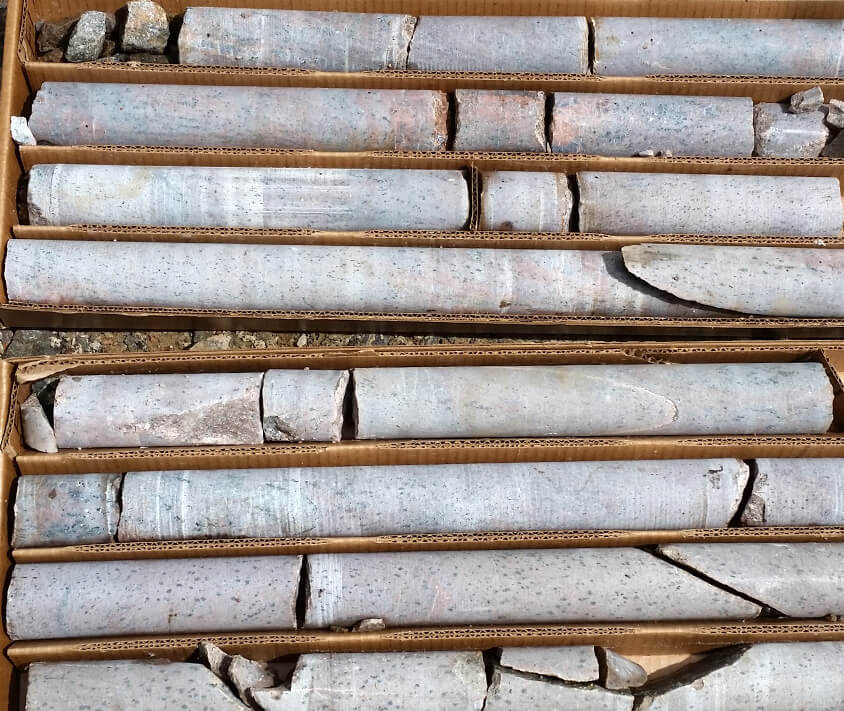
#> input picture Image_de_test/carrote2.jpg, 844 x 711 px, found by its file name
$ python couleur_approx.py
#> lines starting #> are read from the running program, lines starting #| are printed output that depends on the picture; after the words box and inside, x2 and y2 are one past the last pixel; in counts of white or black regions, pixels touching at a corner belong together
from unittest import result
import cv2 as cv
import numpy as np
from collections import Counter
from sklearn.cluster import KMeans
import matplotlib.pyplot as plt

def rgb_to_hex(rgb_color):
    hex_color = "#"
    for i in rgb_color:
        i = int(i)
        hex_color += ("{:02x}".format(i))
    print(hex_color)
    return hex_color

def prep_image(raw_img):
    modified_img = cv.resize(raw_img, (900, 600), interpolation = cv.INTER_AREA)
    modified_img = modified_img.reshape(modified_img.shape[0]*modified_img.shape[1], 3)
    return modified_img

def color_analysis(img):
    clf = KMeans(n_clusters = 5)
    color_labels = clf.fit_predict(img)
    center_colors = clf.cluster_centers_
    counts = Counter(color_labels)
    ordered_colors = [center_colors[i] for i in counts.keys()]
    hex_colors = [rgb_to_hex(ordered_colors[i]) for i in counts.keys()]
    plt.figure(figsize = (12, 8))
    plt.pie(counts.values(), colors = hex_colors)
    plt.savefig("color_analysis_report.png")
    print(hex_colors)


img = cv.imread('Image_de_test/carrote2.jpg');
#> img is the input picture: shape (711, 844, 3); mean B, G, R 143.8, 149.5, 160.1
im_rgb = cv.cvtColor(img, cv.COLOR_BGR2RGB)

img_cp = img.copy()
img_cp = cv.resize(img, (540,300))
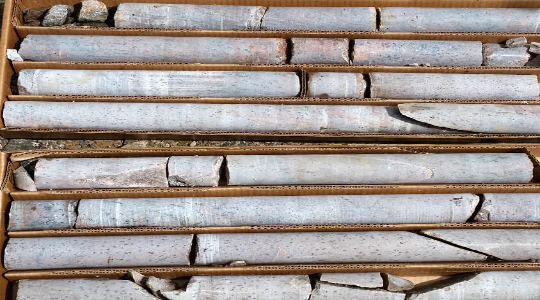
#> img_cp: shape (300, 540, 3); mean B, G, R 143.7, 149.4, 160
img = cv.resize(img, (540,300))

h,w,_ = img.shape
#> h = 300; w = 540
img_hsv = cv.cvtColor(img, cv.COLOR_BGR2HSV)
#> img_hsv: shape (300, 540, 3); mean H, S, V 67.9, 55.5, 164.4

# define rgb
lower = np.array([0,45,0])
upper = np.array([255,255,255])

mask = cv.inRange(img_hsv,lower,upper)
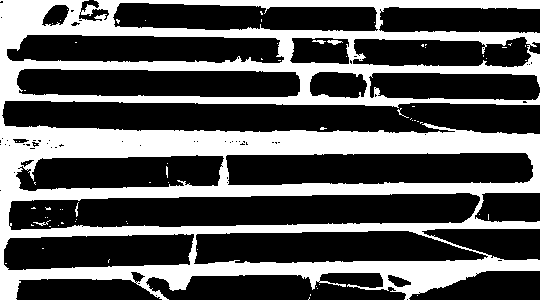
#> mask: shape (300, 540); 34.6% white; 71 white regions (64 under 20 px), largest, box (x1, y1, x2, y2) and area: (0, 0, 540, 300) 55728, (327, 40, 343, 45) 47, (312, 40, 326, 44) 32

#Inverser les couleurs avec un thresold
ret,th = cv.threshold(mask,0,255,cv.THRESH_BINARY_INV)

result = cv.bitwise_and(img,img, mask=th)
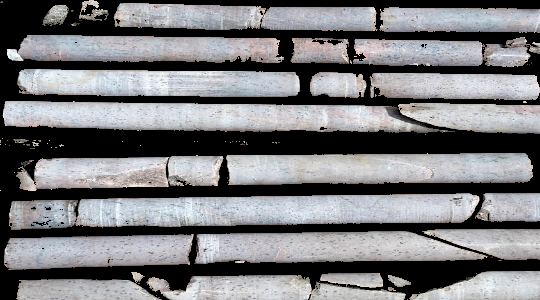
#> result: shape (300, 540, 3); mean B, G, R 123.7, 121.1, 121.1
image_rgb =  cv.cvtColor(result, cv.COLOR_BGR2RGB)
cv.cvtColor(result, cv.COLOR_BGR2RGB)


cv.imshow('result',result) #2,71,75
cv.imshow('rgb',image_rgb) #2,71,75

modified_image = prep_image(image_rgb)
#> in prep_image, `modified_img = cv.resize(raw_img, (900, 600), interpolation = cv.INTER..`:
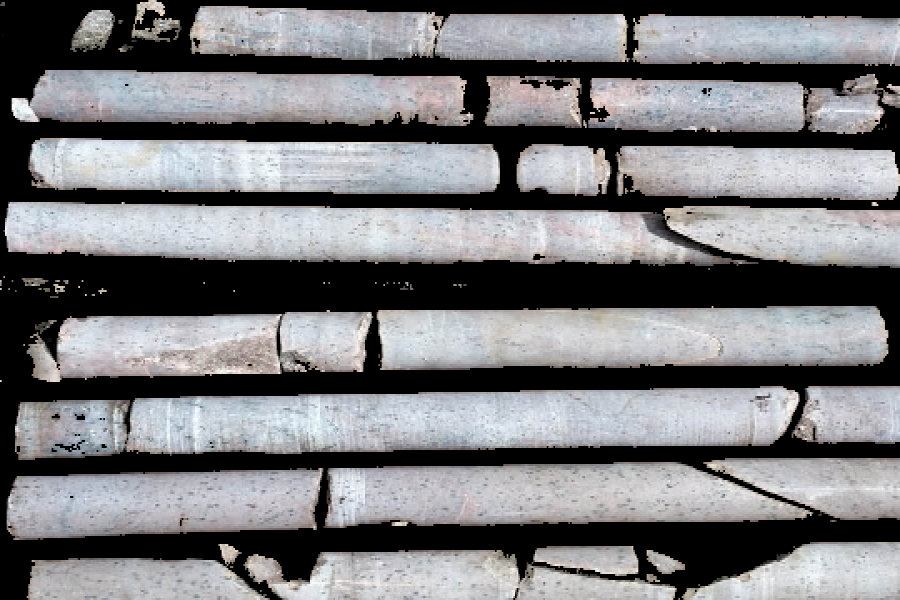
#> modified_img: shape (600, 900, 3); mean R, G, B 121.1, 121.1, 123.7
color_analysis(modified_image)
#> in color_analysis, `counts = Counter(color_labels)`: counts = {1: 187826, 3: 29002, 2: 140872, 0: 102918, 4: 79382}
#> in color_analysis, `ordered_colors = [center_colors[i] for i in counts.keys()]`: ordered_colors = [[0.614, 0.566, 0.548], [124.7, 117.6, 116.5], [189.9, 190.8, 195.6], [213.2, 216.2, 221.2], [164.3, 161.7, 164.5]]
#> the loop in rgb_to_hex, `for i in rgb_color:` made 3 passes
#> (i, hex_color) on passes 1 to 3: (124, '#7c'), (117, '#7c75'), (116, '#7c7574')
#| #7c7574
#> the loop in rgb_to_hex (call 2), `for i in rgb_color:` made 3 passes
#> (i, hex_color) on passes 1 to 3: (213, '#d5'), (216, '#d5d8'), (221, '#d5d8dd')
#| #d5d8dd
#| #bdbec3
#| #000000
#| #a4a1a4
#> in color_analysis, `hex_colors = [rgb_to_hex(ordered_colors[i]) for i in counts.keys()]`: hex_colors = ['#7c7574', '#d5d8dd', '#bdbec3', '#000000', '#a4a1a4']
#> in color_analysis, `plt.savefig("color_analysis_report.png")`:
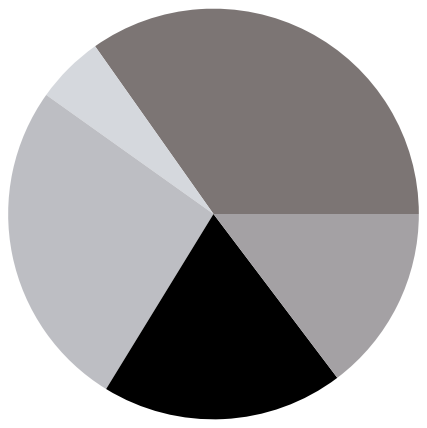
#> figure drawn by matplotlib, 1 panel
#| ['#7c7574', '#d5d8dd', '#bdbec3', '#000000', '#a4a1a4']

plt.show()

#On peut exploiter les couleurs grace au mask


cv.waitKey(0)

$ run again, with Image_de_test/Roue-chromatique.jpg copied over Image_de_test/carrote2.jpg
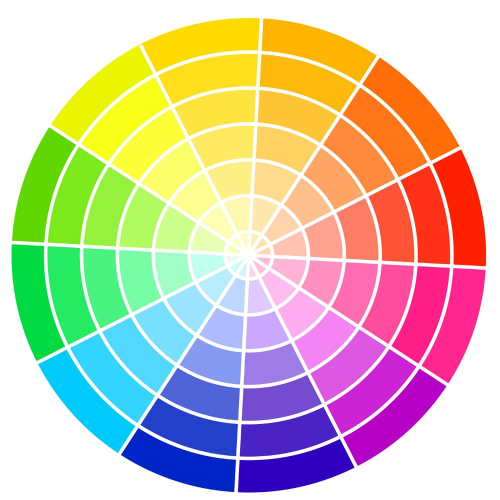
#> input picture Image_de_test/Roue-chromatique.jpg, 1000 x 1000 px, found by its file name (shown at 1/2 size)
#> img is the input picture: shape (1000, 1000, 3); mean B, G, R 175.3, 194.8, 209.9
#> img_hsv: shape (300, 540, 3); mean H, S, V 53.5, 116.9, 246
#> `mask = cv.inRange(img_hsv,lower,upper)`:
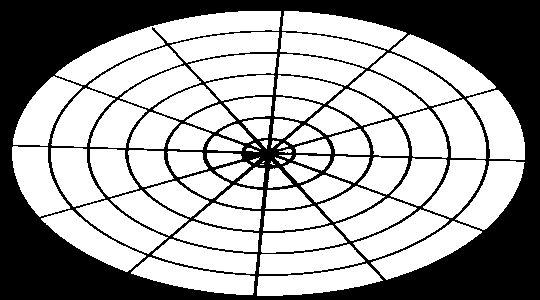
#> mask: shape (300, 540); 62.3% white; 1 black region, box (x1, y1, x2, y2) and area: (0, 0, 540, 300) 61075
#> counts = {1: 188686, 4: 11336, 2: 3592, 0: 332888, 3: 3498}
#> ordered_colors = [[254.4, 254.5, 254.4], [245.5, 244.6, 235.9], [165, 164.2, 161.1], [2.74e-10, -2.85e-10, -5.76e-10], [82.61, 82.18, 80.66]]
#> the loop in rgb_to_hex, `for i in rgb_color:` made 3 passes
#> (i, hex_color) on passes 1 to 3: (245, '#f5'), (244, '#f5f4'), (235, '#f5f4eb')
#| #f5f4eb
#> the loop in rgb_to_hex (call 2), `for i in rgb_color:` made 3 passes
#> (i, hex_color) on passes 1 to 3: (82, '#52'), (82, '#5252'), (80, '#525250')
#| #525250
#| #a5a4a1
#| #fefefe
#| #000000
#> hex_colors = ['#f5f4eb', '#525250', '#a5a4a1', '#fefefe', '#000000']
#> in color_analysis, `plt.savefig("color_analysis_report.png")`:
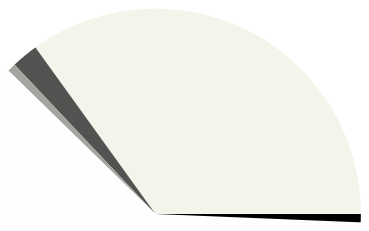
#> figure drawn by matplotlib, 1 panel
#| ['#f5f4eb', '#525250', '#a5a4a1', '#fefefe', '#000000']

$ run again, with Image_de_test/carrote.jpg copied over Image_de_test/carrote2.jpg
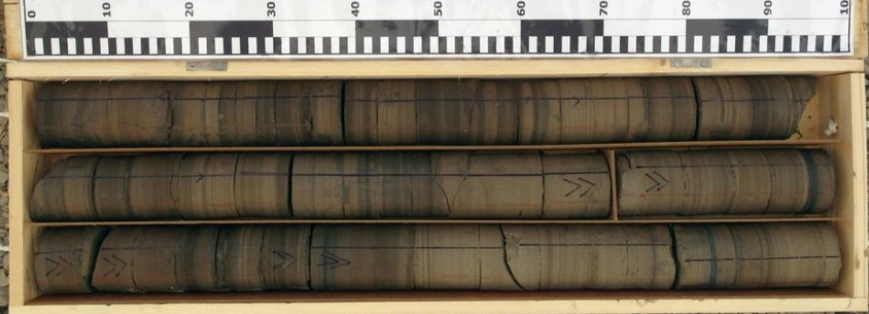
#> input picture Image_de_test/carrote.jpg, 869 x 314 px, found by its file name
#> img is the input picture: shape (314, 869, 3); mean B, G, R 85.5, 103.7, 114.5
#> img_hsv: shape (300, 540, 3); mean H, S, V 25.8, 78.3, 114.7
#> `mask = cv.inRange(img_hsv,lower,upper)`:
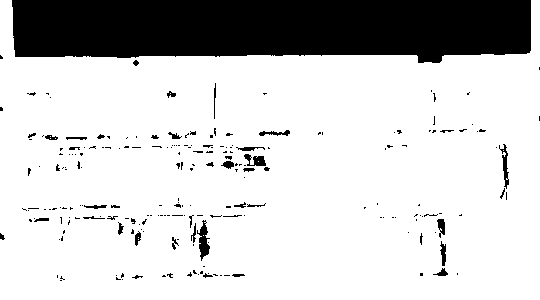
#> mask: shape (300, 540); 80.2% white; 218 black regions (175 under 20 px), largest, box (x1, y1, x2, y2) and area: (12, 0, 531, 63) 28987, (197, 220, 210, 261) 264, (499, 144, 509, 189) 166
#> counts = {0: 438832, 4: 10470, 1: 53474, 3: 9254, 2: 27970}
#> ordered_colors = [[0.371, 0.386, 0.345], [197.9, 195.4, 190.8], [238.3, 238.4, 236.1], [141.9, 141.2, 138.6], [79.95, 79.97, 79.27]]
#> the loop in rgb_to_hex, `for i in rgb_color:` made 3 passes
#> hex_color on passes 1 to 3: '#00', '#0000', '#000000'
#| #000000
#> the loop in rgb_to_hex (call 2), `for i in rgb_color:` made 3 passes
#> hex_color on passes 1 to 3: '#4f', '#4f4f', '#4f4f4f'
#| #4f4f4f
#| #c5c3be
#| #8d8d8a
#| #eeeeec
#> hex_colors = ['#000000', '#4f4f4f', '#c5c3be', '#8d8d8a', '#eeeeec']
#> in color_analysis, `plt.savefig("color_analysis_report.png")`:
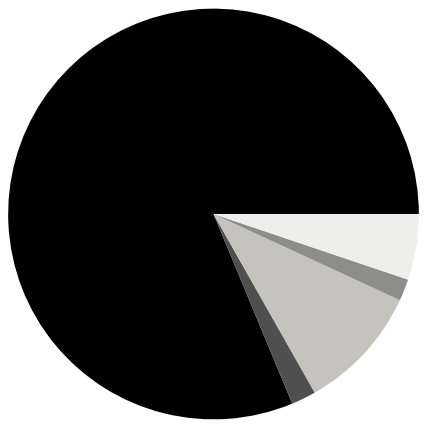
#> figure drawn by matplotlib, 1 panel
#| ['#000000', '#4f4f4f', '#c5c3be', '#8d8d8a', '#eeeeec']

$ run again, with Image_de_test/chat.jpg copied over Image_de_test/carrote2.jpg
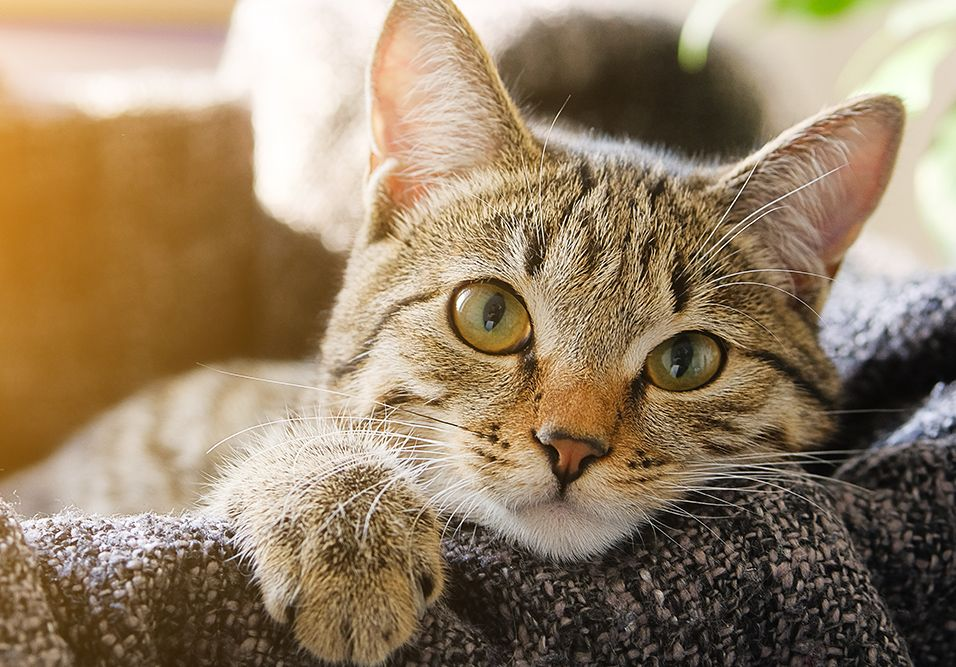
#> input picture Image_de_test/chat.jpg, 956 x 667 px, found by its file name
#> img is the input picture: shape (667, 956, 3); mean B, G, R 103.1, 129.3, 149.9
#> img_hsv: shape (300, 540, 3); mean H, S, V 22, 89.8, 150.2
#> `mask = cv.inRange(img_hsv,lower,upper)`:
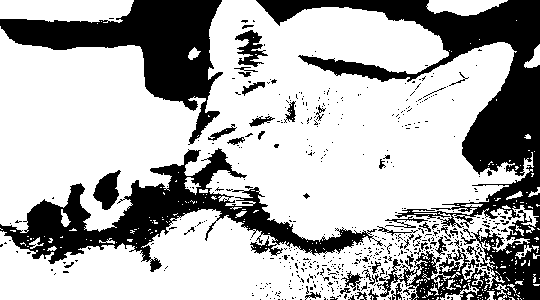
#> mask: shape (300, 540); 69.2% white; 539 black regions (492 under 20 px), largest, box (x1, y1, x2, y2) and area: (256, 0, 540, 300) 21773, (0, 148, 383, 272) 12005, (0, 0, 223, 145) 11026
#> counts = {0: 381708, 4: 18380, 1: 62628, 3: 52596, 2: 24688}
#> ordered_colors = [[0.736, 0.702, 0.683], [144.9, 137.1, 133.3], [214.5, 204, 191], [243.9, 237.8, 228.4], [64.99, 60.81, 58.24]]
#> the loop in rgb_to_hex, `for i in rgb_color:` made 3 passes
#> hex_color on passes 1 to 3: '#00', '#0000', '#000000'
#| #000000
#> the loop in rgb_to_hex (call 2), `for i in rgb_color:` made 3 passes
#> (i, hex_color) on passes 1 to 3: (64, '#40'), (60, '#403c'), (58, '#403c3a')
#| #403c3a
#| #908985
#| #f3ede4
#| #d6cbbe
#> hex_colors = ['#000000', '#403c3a', '#908985', '#f3ede4', '#d6cbbe']
#> in color_analysis, `plt.savefig("color_analysis_report.png")`:
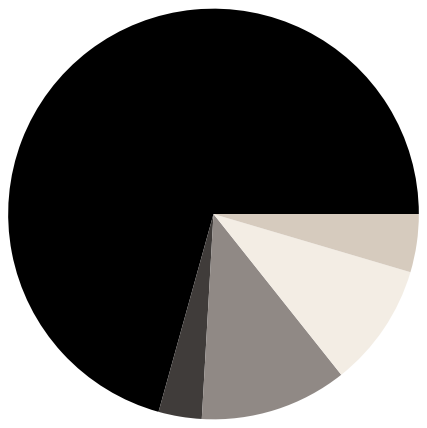
#> figure drawn by matplotlib, 1 panel
#| ['#000000', '#403c3a', '#908985', '#f3ede4', '#d6cbbe']
